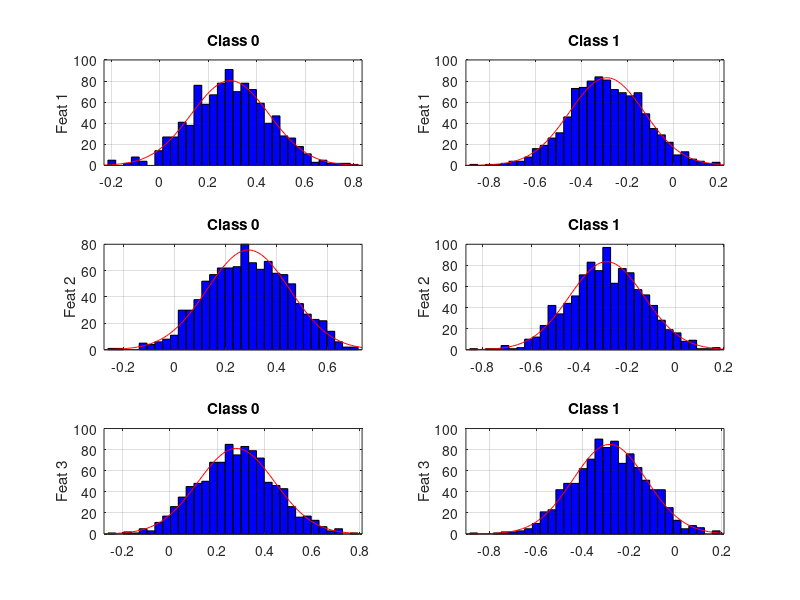

This figure's MATLAB source: (Note: this script raises an error after producing the figure.)
% Updated to Matlab2015
% when a 3D classifier is computed, by the moment it is not plotted
% MT,JV marzo 2013
% MC sept13, febrero 2016

%% OPTIONS
clear
close all
i_hi=1;                         %0 NO /1 YES: HISTOGRAM FUNCTIONS
i_scplot=1;					    %0 NO /1 YES: scatterplot of features
i_roc=1;						%0 NO /1 YES: ROC computation

%% Parameter initialitation
% SIGNAL TO NOISE RATIO (dB) AND INTER-CLASSES DISTANCE
disp(' ')
SNR=input('SNR (dB) = ');
dist=1;  % Distance between classes mean ;
n_classes=2;
n_samples=[1000;1000];
n_feat=3;
M_Means=0.5*dist*[1,1,1;-1,-1,-1]/sqrt(n_feat); 		%Matrix containing two  Mean vector

% Energy computation
Energy=0;
for i_classes=1:n_classes
   V=squeeze(M_Means(i_classes,:));
   Energy=Energy+V*V';
end
Energy=Energy/n_classes;

%noise variance computation
SNR=10^(SNR/10);
sig=Energy/SNR;
sig=sig/n_feat;
clear V Energy

%Covariance matrix
M_covar=zeros(n_feat,n_feat,n_classes);
sigma=sig*[1 1];
clear sig
for i_clase=1:n_classes
   M_covar(:,:,i_clase)=sigma(i_clase)*eye(n_feat);	%Covariance Matrix clase i_clase
end

%% Dataset generation
X=[];
Labels=[];
for i_class=1:n_classes
    X=[X;mvnrnd(M_Means(i_class,:),M_covar(:,:,i_class),n_samples(i_class))];
    Labels=[Labels; (i_class-1)*ones(n_samples(i_class),1)];
end
clear i_class

%%  HISTOGRAMS
if i_hi==1
    figure('name','HISTOGRAMS')
    index= Labels==0;
    for i_feat=1:n_feat
        subplot(3,2,2*i_feat-1)
        histfit(X(index,i_feat))
        grid
        zoom on
        ylabel(['Feat ',num2str(i_feat)]);
        title('Class 0');
    end
    index= Labels==1;
    for i_feat=1:n_feat
        subplot(3,2,2*i_feat)
        histfit(X(index,i_feat))
        grid
        zoom on
        ylabel(['Feat ',num2str(i_feat)]);
        title('Class 1')
    end
    clear index i_feat
end

%% SCATTER PLOT 
if i_scplot==1
    varNames = {'feat 1' 'feat 2' 'feat 3'};
    figure('name','Scatter Plot')
    V=randperm(length(Labels));
    gplotmatrix(X(V,:),X(V,:),Labels(V),'br','.',[],'on','hist',varNames,varNames)
    grid
    zoom on
    % Plot en 3D
    figure('name','Plot 3D clusters')
    index=find(Labels==1);
    plot3(X(index,1),X(index,2),X(index,3),'b+');
    hold on
    index=find(Labels==0);
    plot3(X(index,1),X(index,2),X(index,3),'r*');
    grid
    clear index V varNames
end

%% Create a default (linear) discriminant analysis classifier:
linclass = fitcdiscr(X,Labels)
[Linear_out, Score_linear]= predict(linclass,X);
Linear_Pe=sum(Labels ~= Linear_out)/length(Labels);
fprintf(1,' error Linear = %g   \n', Linear_Pe)

%% Create a quadratic discriminant analysis classifier:
quaclass = fitcdiscr(X,Labels,'discrimType','quadratic')
[Quadratic_out, Score_qua]= predict(quaclass,X);
Quadratic_Pe=sum(Labels ~= Quadratic_out)/length(Labels);
fprintf(1,' error Quadratic = %g   \n', Quadratic_Pe)
%% ROC & CONFUSION MATRIX
if i_roc==1
    figure
    plotroc(Labels',flip(Score_linear'),'Linear',Labels',flip(Score_qua'),'Quadratic');
    CM_Lineal=confusionmat(Labels,Linear_out)
    CM_quadratic=confusionmat(Labels,Quadratic_out)
end
%% Quadratic Mahalanobis distance
% d(I) = (Y(I,:)-mu)*inv(SIGMA)*(Y(I,:)-mu)'
% d = mahal(Y,X)
Ind_class0= Labels==0;
Data_class0=X(Ind_class0,:);
Ind_class1= Labels==1;
Data_class1=X(Ind_class1,:);
dist=mahal(Data_class0,Data_class1);
d_01=mean(dist)
dist=mahal(Data_class1,Data_class0);
d_10=mean(dist)
clear Ind_class1 Data_class1 Ind_class0 Data_class0 dist